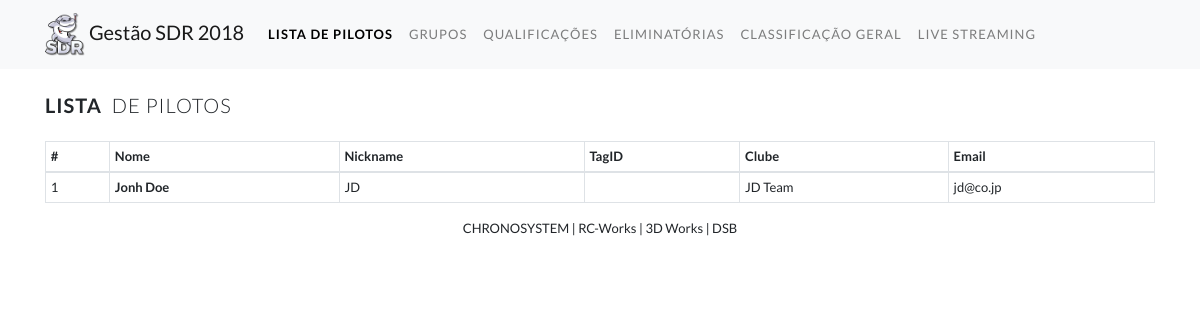
Before: /RfidOnLine/index.php with the older database file.
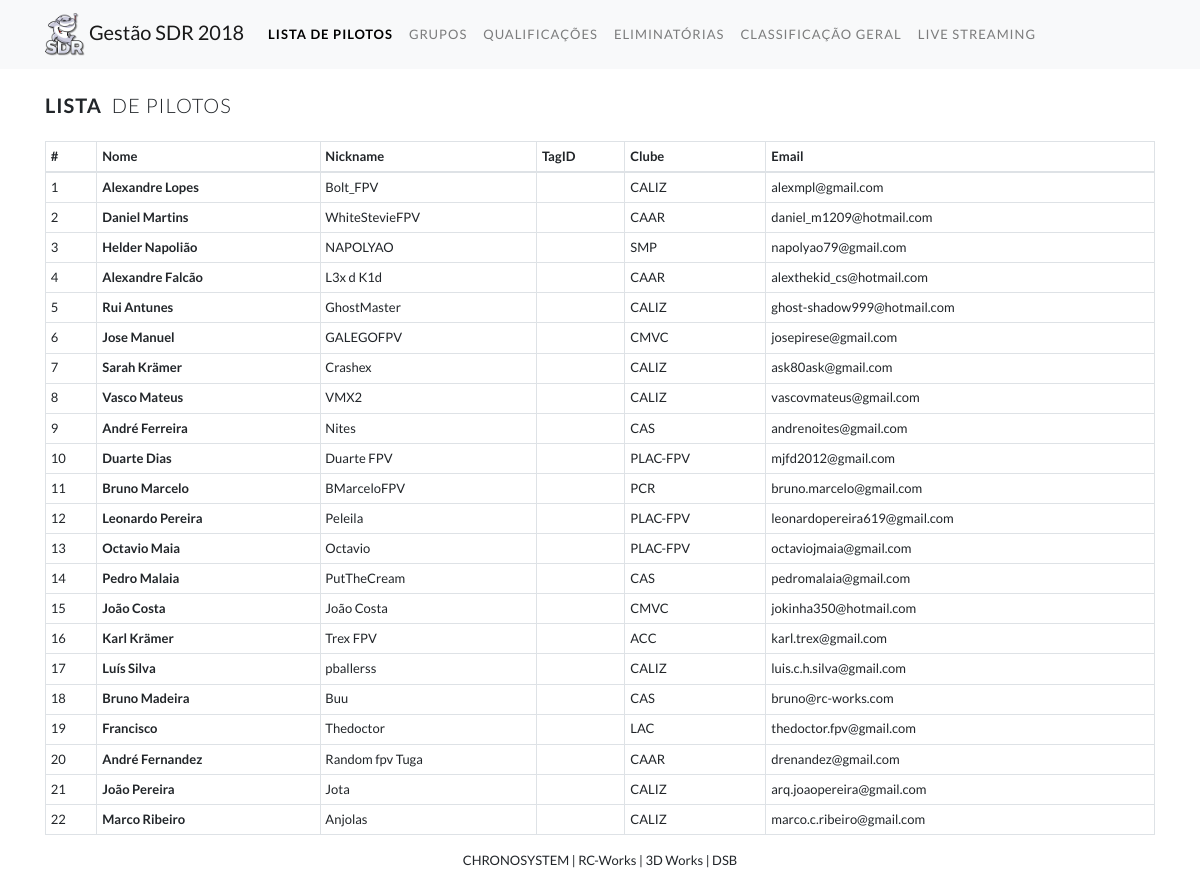
After: the same page with the newer database file.
### tables this page shows
CREATE TABLE "Pilots" (
	`Id`	INTEGER NOT NULL PRIMARY KEY AUTOINCREMENT UNIQUE,
	`Name`	TEXT,
	`Nickname`	TEXT,
	`Team`	TEXT,
	`Email`	TEXT,
	`Confirmation`	INTEGER,
	`Tag`	TEXT
);

### RfidOnLine/index.php (the view, shortened to what this page needs)
<!doctype html>
<html lang="en">
  <head>
    <link rel="stylesheet" href="https://stackpath.bootstrapcdn.com/bootstrap/4.1.3/css/bootstrap.min.css">
    <link rel="stylesheet" href="css/style.css"/>
  </head>
  <body>
  	<nav class="navbar navbar-expand-lg navbar-light bg-light">
  		<div class="container">
	  		<a class="navbar-brand mb-0 h1" href="index.php"><img src="images/logo.png" width="40" /> Gestão SDR 2018</a>
		  	<div class="collapse navbar-collapse" id="navbarNav">
		  		<ul class="navbar-nav">
		  			<li class="nav-item active">
			        	<a class="nav-link" href="index.php">LISTA DE PILOTOS <span class="sr-only">(current)</span></a>
			      	</li>
			      		<li class="nav-item">
			        	<a class="nav-link" href="groups.php">GRUPOS</a>
			      	</li>
			      	<li class="nav-item">
			        	<a class="nav-link" href="qualification.php">QUALIFICAÇÕES</a>
			      	</li>
			      	<li class="nav-item">
			        	<a class="nav-link" href="elimination.php">ELIMINATÓRIAS</a>
			      	</li>
			      	<li class="nav-item">
			        	<a class="nav-link" href="ranking.php">CLASSIFICAÇÃO GERAL</a>
			      	</li>
			      <li class="nav-item">
			        	<a class="nav-link" href="youtube.php">LIVE STREAMING</a>
			      	</li>
		  		</ul>
		  	</div>
	  	</div>
	</nav>
    <div class="container mt-4">
    	<h5 class="mb-4 title"><strong>LISTA</strong> DE PILOTOS</h5>
    	<table class="table table-bordered table-sm table-hover">
			<thead>
				<tr>
					<th scope="col">#</th>
					<th scope="col">Nome</th>
					<th scope="col">Nickname</th>
					<th scope="col">TagID</th>
					<th scope="col">Clube</th>
					<th scope="col">Email</th>
				</tr>
			</thead>
			<tbody>
				<?php
			    	$db = new MyDB();
			    	$result = $db->query("SELECT * FROM Pilots");
			    	while($row = $result->fetchArray(SQLITE3_ASSOC) ){
				?>
					<tr>
						<td><?= $row["Id"] ?></td>
						<td><strong><?= $row["Name"] ?></strong></td>
						<td><?= $row["Nickname"] ?></td>
						<td><?= $row["TagID"] ?></td>
						<td><?= $row["Team"] ?></td>
						<td><?= $row["Email"] ?></td>
					</tr>
				<?php
				   }
			    ?>
			</tbody>
		</table>
	</div>
  <center>CHRONOSYSTEM | RC-Works | 3D Works | DSB</center>
  </body>
</html>

### RfidOnLine/css/style.css (style rules this page uses)
body { font-family: 'Lato', sans-serif; font-size: 13px; }
.navbar-light .navbar-nav .nav-link { letter-spacing: 1px; }
.navbar-light .navbar-nav .active>.nav-link { color: rgba(0,0,0,1); font-weight: 700; }
.title { font-weight: 300; letter-spacing: 1px; text-transform: uppercase; }
.title > strong { font-weight: 700; margin-right: 5px; }

Changed rows visible on the page:
changed pilots id 1: Name "Jonh Doe" → "Alexandre Lopes"; Nickname "JD" → "Bolt_FPV"; Team "JD Team" → "CALIZ"; Email "jd@co.jp" → "alexmpl@gmail.com"
added pilots: Id "2", Name "Daniel Martins", Nickname "WhiteStevieFPV", Team "CAAR", Email "daniel_m1209@hotmail.com"
added pilots: Id "3", Name "Helder Napolião", Nickname "NAPOLYAO", Team "SMP", Email "napolyao79@gmail.com"
added pilots: Id "4", Name "Alexandre Falcão", Nickname "L3x d K1d", Team "CAAR", Email "alexthekid_cs@hotmail.com"
added pilots: Id "5", Name "Rui Antunes", Nickname "GhostMaster", Team "CALIZ", Email "ghost-shadow999@hotmail.com"
added pilots: Id "6", Name "Jose Manuel", Nickname "GALEGOFPV", Team "CMVC", Email "josepirese@gmail.com"
added pilots: Id "7", Name "Sarah Krämer", Nickname "Crashex", Team "CALIZ", Email "ask80ask@gmail.com"
added pilots: Id "8", Name "Vasco Mateus", Nickname "VMX2", Team "CALIZ", Email "vascovmateus@gmail.com"
added pilots: Id "9", Name "André Ferreira", Nickname "Nites", Team "CAS", Email "andrenoites@gmail.com"
added pilots: Id "10", Name "Duarte Dias", Nickname "Duarte FPV", Team "PLAC-FPV", Email "mjfd2012@gmail.com"
added pilots: Id "11", Name "Bruno Marcelo", Nickname "BMarceloFPV", Team "PCR", Email "bruno.marcelo@gmail.com"
added pilots: Id "12", Name "Leonardo Pereira", Nickname "Peleila", Team "PLAC-FPV", Email "leonardopereira619@gmail.com"
added pilots: Id "13", Name "Octavio Maia", Nickname "Octavio", Team "PLAC-FPV", Email "octaviojmaia@gmail.com"
added pilots: Id "14", Name "Pedro Malaia", Nickname "PutTheCream", Team "CAS", Email "pedromalaia@gmail.com"
added pilots: Id "15", Name "João Costa", Nickname "João Costa", Team "CMVC", Email "jokinha350@hotmail.com"
added pilots: Id "16", Name "Karl Krämer", Nickname "Trex FPV", Team "ACC", Email "karl.trex@gmail.com"
added pilots: Id "17", Name "Luís Silva", Nickname "pballerss", Team "CALIZ", Email "luis.c.h.silva@gmail.com"
added pilots: Id "18", Name "Bruno Madeira", Nickname "Buu", Team "CAS", Email "bruno@rc-works.com"
added pilots: Id "19", Name "Francisco", Nickname "Thedoctor", Team "LAC", Email "thedoctor.fpv@gmail.com"
added pilots: Id "20", Name "André Fernandez", Nickname "Random fpv Tuga", Team "CAAR", Email "drenandez@gmail.com"
added pilots: Id "21", Name "João Pereira", Nickname "Jota", Team "CALIZ", Email "arq.joaopereira@gmail.com"
added pilots: Id "22", Name "Marco Ribeiro", Nickname "Anjolas", Team "CALIZ", Email "marco.c.ribeiro@gmail.com"
